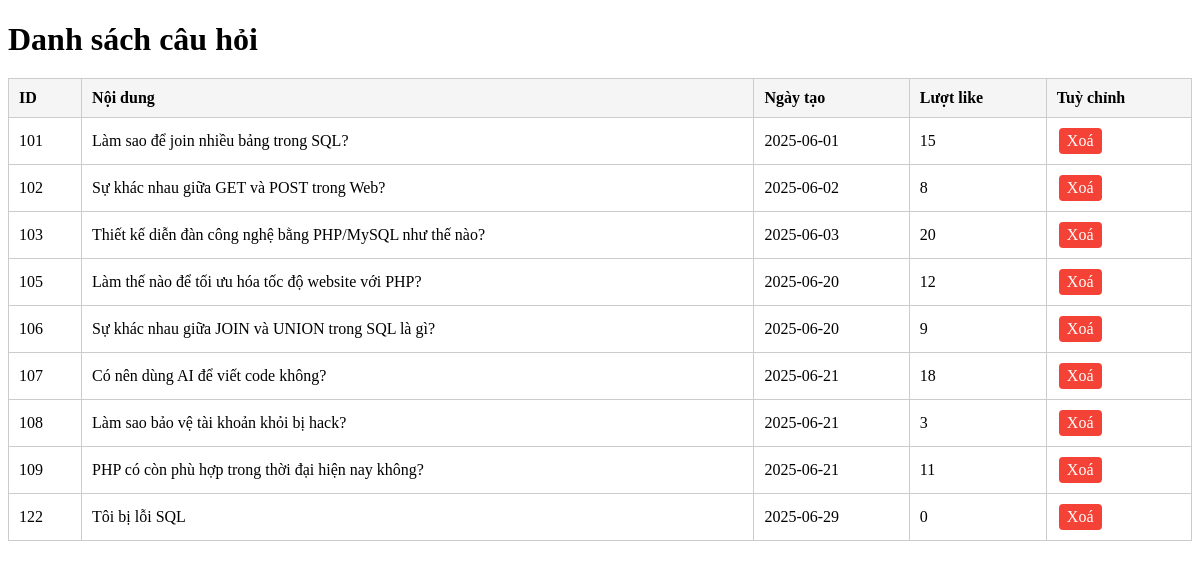
/admin/cauhoi.php, run on the app's committed database.
### tables this page shows
CREATE TABLE `questions` (
  `ID_Ques` int(11) NOT NULL,
  `Date_tao` date DEFAULT NULL,
  `Mo_ta` text DEFAULT NULL,
  `Hinh_anh` varchar(255) DEFAULT NULL,
  `ID_Tags` int(11) DEFAULT NULL,
  `ID_user` int(11) DEFAULT NULL,
  `like_count` int(11) DEFAULT 0,
  `content` longtext DEFAULT NULL
);

### admin/cauhoi.php (the view, shortened to what this page needs)
<?php
$conn = mysqli_connect("localhost", "root", "", "datadiendan");
$sql = "SELECT * FROM questions";
$result = mysqli_query($conn, $sql);
?>
<!DOCTYPE html>
<html lang="vi">
<head>
</head>
<body>
    <h1>Danh sách câu hỏi</h1>
    <table>
        <thead>
            <tr>
                <th>ID</th>
                <th>Nội dung</th>
                <th>Ngày tạo</th>
                <th>Lượt like</th>
                <th>Tuỳ chỉnh</th>
            </tr>
        </thead>
        <tbody>
            <?php if (mysqli_num_rows($result) > 0): ?>
                <?php while ($row = mysqli_fetch_assoc($result)): ?>
                    <tr>
                        <td><?= $row['ID_Ques'] ?></td>
                        <td><?= htmlspecialchars($row['Mo_ta']) ?></td>
                        <td><?= $row['Date_tao'] ?></td>
                        <td><?= $row['like_count'] ?></td>
                        <td>
                            <a href="delete_ques.php?id=<?= $row['ID_Ques'] ?>" class="btn xoa" onclick="return confirm('Bạn có chắc muốn xoá?')">Xoá</a>
                        </td>
                    </tr>
                <?php endwhile; ?>
            <?php else: ?>
                <tr><td colspan="7">Không có bài viết nào.</td></tr>
            <?php endif; ?>
        </tbody>
    </table>
</body>
</html>

### admin/cauhoi.php (style rules this page uses)
table { border-collapse: collapse; width: 100%; background: white; }
th, td { border: 1px solid #ccc; padding: 10px; text-align: left; }
th { background-color: #f5f5f5; }
.btn { text-decoration: none; padding: 4px 8px; border-radius: 4px; margin: 0 2px; display: inline-block; }
.xoa { background-color: #f44336; color: white; }
h1 { margin-bottom: 20px; }

### data on the page
questions: ID_Ques "101", Mo_ta "Làm sao để join nhiều bảng trong SQL?", Date_tao "2025-06-01", like_count "15"
questions: ID_Ques "102", Mo_ta "Sự khác nhau giữa GET và POST trong Web?", Date_tao "2025-06-02", like_count "8"
questions: ID_Ques "103", Mo_ta "Thiết kế diễn đàn công nghệ bằng PHP/MySQL như thế nào?", Date_tao "2025-06-03", like_count "20"
questions: ID_Ques "105", Mo_ta "Làm thế nào để tối ưu hóa tốc độ website với PHP?", Date_tao "2025-06-20", like_count "12"
questions: ID_Ques "106", Mo_ta "Sự khác nhau giữa JOIN và UNION trong SQL là gì?", Date_tao "2025-06-20", like_count "9"
questions: ID_Ques "107", Mo_ta "Có nên dùng AI để viết code không?", Date_tao "2025-06-21", like_count "18"
questions: ID_Ques "108", Mo_ta "Làm sao bảo vệ tài khoản khỏi bị hack?", Date_tao "2025-06-21", like_count "3"
questions: ID_Ques "109", Mo_ta "PHP có còn phù hợp trong thời đại hiện nay không?", Date_tao "2025-06-21", like_count "11"
questions: ID_Ques "122", Mo_ta "Tôi bị lỗi SQL", Date_tao "2025-06-29", like_count "0"
